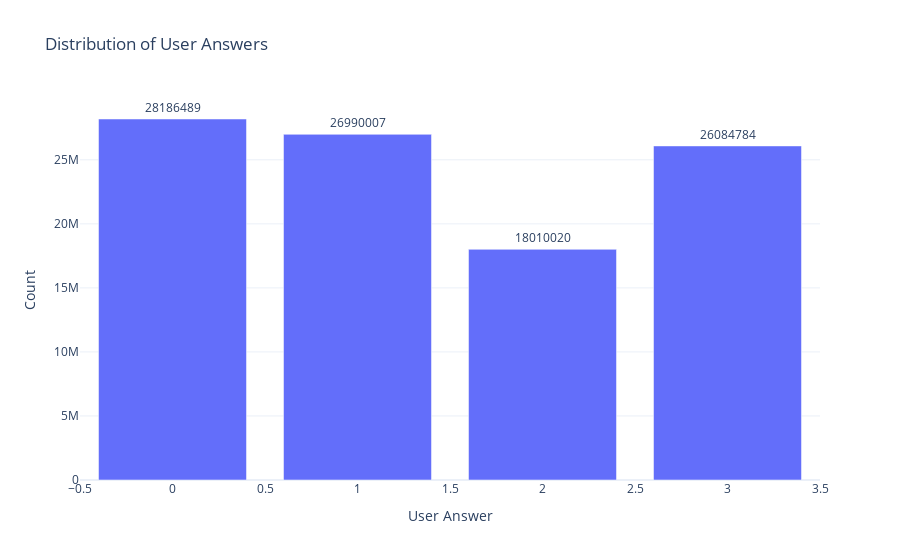

This figure's notebook cell:
### Markdown cell above
Analysis 4: Distribution of User Answers

### Code cell
user_answer_dist = questions_train_merged['user_answer'].value_counts().reset_index()
user_answer_dist.columns = ['user_answer', 'count']

fig4 = px.bar(
    user_answer_dist,
    x='user_answer',
    y='count',
    title='Distribution of User Answers',
    labels={'user_answer': 'User Answer', 'count': 'Count'},
    text='count'
)
fig4.update_traces(texttemplate='%{text}', textposition='outside')
fig4.show()

### Figure 1 — Plotly figure (JSON) as saved in the notebook; plotly's stock layout.template omitted (floating-point values rounded to 4 significant figures)
{"data": [{"alignmentgroup": "True", "hovertemplate": "User Answer=%{x}<br>Count=%{text}<extra></extra>", "legendgroup": "", "marker": {"color": "#636efa", "pattern": {"shape": ""}}, "name": "", "offsetgroup": "", "orientation": "v", "showlegend": false, "text": [28186489, 26990007, 26084784, 18010020], "textposition": "outside", "texttemplate": "%{text}", "type": "bar", "x": [0, 1, 3, 2], "xaxis": "x", "y": [28186489, 26990007, 26084784, 18010020], "yaxis": "y"}], "layout": {"barmode": "relative", "legend": {"tracegroupgap": 0}, "title": {"text": "Distribution of User Answers"}, "xaxis": {"anchor": "y", "domain": [0, 1], "title": {"text": "User Answer"}}, "yaxis": {"anchor": "x", "domain": [0, 1], "title": {"text": "Count"}}}}
